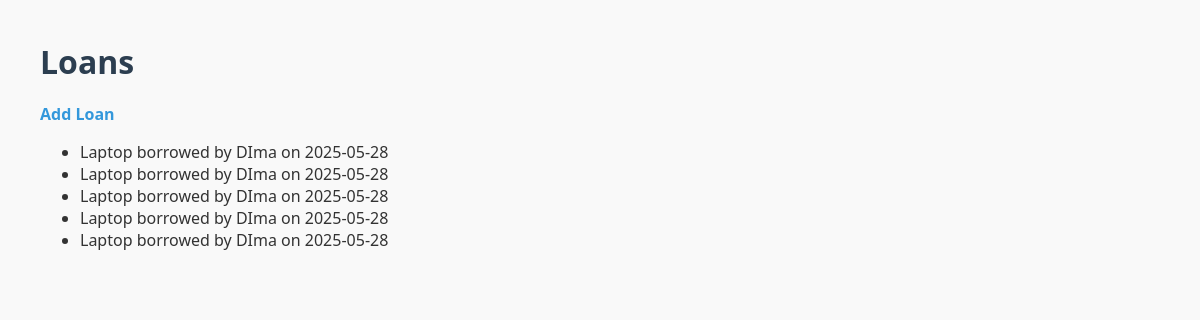
The page / on the database its author committed.
### tables this page shows
CREATE TABLE loans (
    id INTEGER PRIMARY KEY AUTOINCREMENT,
    equipment TEXT,
    borrower TEXT,
    loan_date TEXT,
    return_date TEXT
);

### app.py (the view)
@app.route('/')
def home():
    conn = sqlite3.connect(DB)
    c = conn.cursor()
    c.execute('SELECT * FROM loans')
    loans = c.fetchall()
    conn.close()
    return render_template('index.html', loans=loans)

### templates/index.html (shortened to what this page needs)
<!DOCTYPE html>
<html>
  <head>
    <link
      rel="stylesheet"
      type="text/css"
      href="{{ url_for('static', filename='style.css') }}"
    />
  </head>
  <body>
    <h1>Loans</h1>
    <a href="/add">Add Loan</a>
    <ul>
      {% for loan in loans %}
      <li>{{ loan[1] }} borrowed by {{ loan[2] }} on {{ loan[3] }}</li>
      {% endfor %}
    </ul>
  </body>
</html>

### static/style.css (style rules this page uses)
body { font-family: "Segoe UI", Tahoma, Geneva, Verdana, sans-serif; background-color: #f9f9f9; margin: 40px; color: #333; }
h1 { color: #2c3e50; margin-bottom: 20px; }
a { text-decoration: none; color: #3498db; font-weight: 600; }

### rows shown on the page
loans: equipment "Laptop", borrower "DIma", loan_date "2025-05-28"
loans: equipment "Laptop", borrower "DIma", loan_date "2025-05-28"
loans: equipment "Laptop", borrower "DIma", loan_date "2025-05-28"
loans: equipment "Laptop", borrower "DIma", loan_date "2025-05-28"
loans: equipment "Laptop", borrower "DIma", loan_date "2025-05-28"
